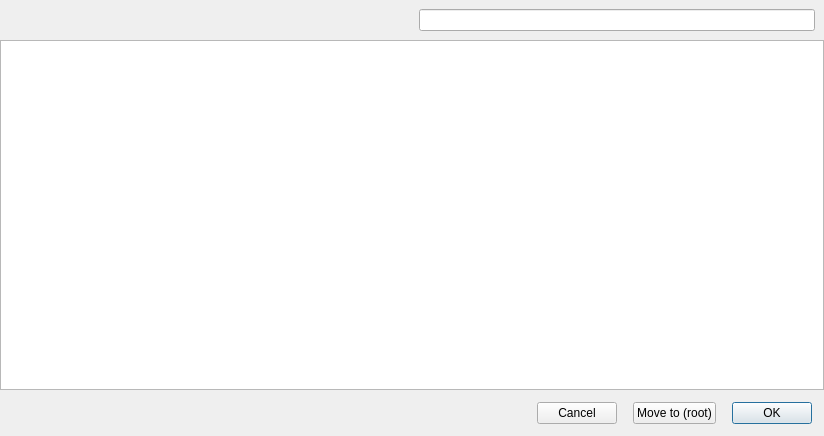
<?xml version="1.0" encoding="UTF-8"?>
<ui version="4.0">
 <class>FilesetMoveToDlg</class>
 <widget class="QWidget" name="FilesetMoveToDlg">
  <property name="geometry">
   <rect>
    <x>0</x>
    <y>0</y>
    <width>824</width>
    <height>436</height>
   </rect>
  </property>
  <property name="windowTitle">
   <string>Move selected users to...</string>
  </property>
  <layout class="QVBoxLayout" name="verticalLayout">
   <property name="spacing">
    <number>0</number>
   </property>
   <property name="leftMargin">
    <number>0</number>
   </property>
   <property name="topMargin">
    <number>0</number>
   </property>
   <property name="rightMargin">
    <number>0</number>
   </property>
   <property name="bottomMargin">
    <number>0</number>
   </property>
   <item>
    <widget class="ViewSearchHeader" name="widget" native="true">
     <layout class="QHBoxLayout" name="horizontalLayout">
      <item>
       <spacer name="horizontalSpacer">
        <property name="orientation">
         <enum>Qt::Horizontal</enum>
        </property>
        <property name="sizeHint" stdset="0">
         <size>
          <width>366</width>
          <height>20</height>
         </size>
        </property>
       </spacer>
      </item>
      <item>
       <widget class="QLabel" name="itemsLabel">
        <property name="text">
         <string/>
        </property>
        <property name="alignment">
         <set>Qt::AlignCenter</set>
        </property>
       </widget>
      </item>
      <item>
       <widget class="SearchLineEdit" name="searchLineEdit"/>
      </item>
     </layout>
    </widget>
   </item>
   <item>
    <widget class="StyledTreeView" name="view">
     <property name="editTriggers">
      <set>QAbstractItemView::NoEditTriggers</set>
     </property>
     <property name="alternatingRowColors">
      <bool>true</bool>
     </property>
     <property name="selectionMode">
      <enum>QAbstractItemView::SingleSelection</enum>
     </property>
     <property name="sortingEnabled">
      <bool>true</bool>
     </property>
    </widget>
   </item>
   <item>
    <layout class="QHBoxLayout" name="horizontalLayout_2">
     <property name="spacing">
      <number>16</number>
     </property>
     <property name="leftMargin">
      <number>12</number>
     </property>
     <property name="topMargin">
      <number>12</number>
     </property>
     <property name="rightMargin">
      <number>12</number>
     </property>
     <property name="bottomMargin">
      <number>12</number>
     </property>
     <item>
      <spacer name="horizontalSpacer_2">
       <property name="orientation">
        <enum>Qt::Horizontal</enum>
       </property>
       <property name="sizeHint" stdset="0">
        <size>
         <width>40</width>
         <height>20</height>
        </size>
       </property>
      </spacer>
     </item>
     <item>
      <widget class="QPushButton" name="cancelButton">
       <property name="text">
        <string>Cancel</string>
       </property>
      </widget>
     </item>
     <item>
      <widget class="QPushButton" name="moveToRootButton">
       <property name="text">
        <string>Move to (root)</string>
       </property>
      </widget>
     </item>
     <item>
      <widget class="QPushButton" name="okButton">
       <property name="text">
        <string>OK</string>
       </property>
       <property name="default">
        <bool>true</bool>
       </property>
      </widget>
     </item>
    </layout>
   </item>
  </layout>
 </widget>
 <customwidgets>
  <customwidget>
   <class>SearchLineEdit</class>
   <extends>QLineEdit</extends>
   <header>FileWaveGuiLib/searchlineedit/searchlineedit.h</header>
  </customwidget>
  <customwidget>
   <class>ViewSearchHeader</class>
   <extends>QWidget</extends>
   <header>FileWaveGuiLib/searchheader/ViewSearchHeader.h</header>
   <container>1</container>
  </customwidget>
  <customwidget>
   <class>StyledTreeView</class>
   <extends>QTreeView</extends>
   <header>FileWaveGuiLib/styledviews/styledtreeview.h</header>
  </customwidget>
 </customwidgets>
 <tabstops>
  <tabstop>searchLineEdit</tabstop>
  <tabstop>view</tabstop>
  <tabstop>cancelButton</tabstop>
  <tabstop>moveToRootButton</tabstop>
  <tabstop>okButton</tabstop>
 </tabstops>
 <resources/>
 <connections/>
</ui>
